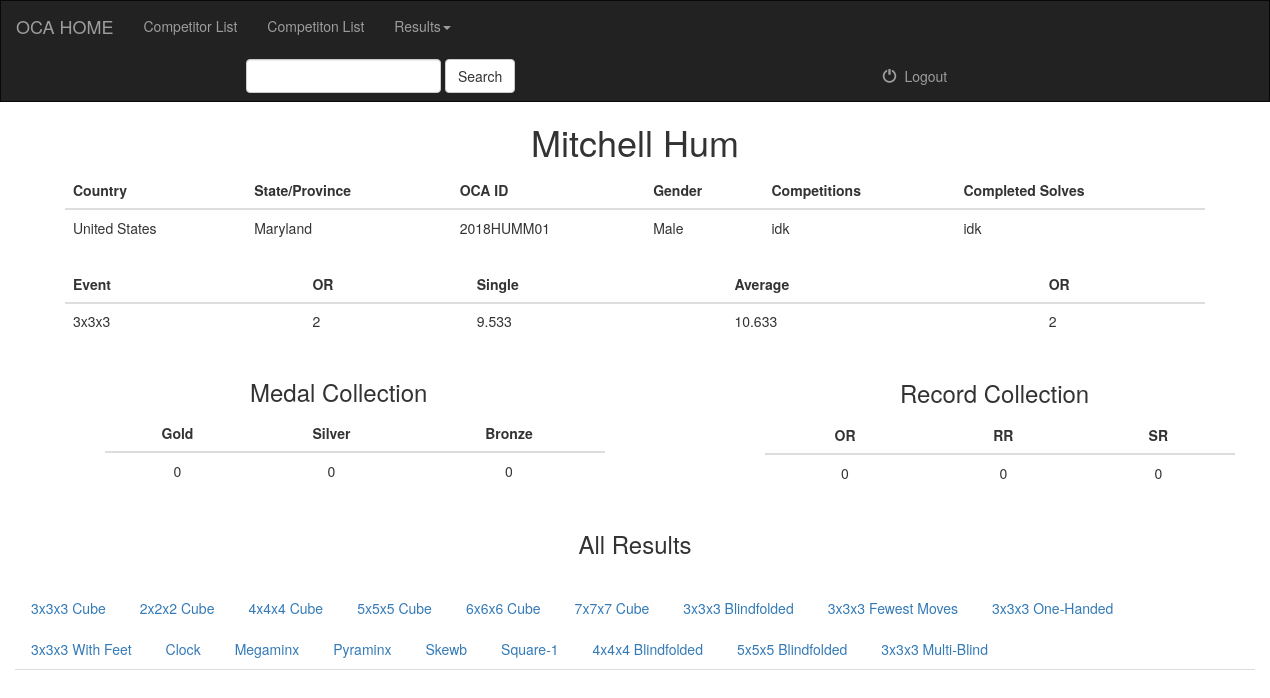
/complist/2/, run on the app's committed database.
### complist/models.py (models this page shows, shortened)
class Comp(models.Model):
    name = models.CharField(max_length=250)
    compid = models.CharField(max_length=12)
    compcountry = models.CharField(max_length=100, default='DEFAULT VALUE')
    compstate = models.CharField(max_length=100, default='DEFAULT VALUE')
    compgender = models.CharField(max_length=10, default='DEFAULT VALUE')
    compcomp = models.CharField(max_length=100000, default='DEFAULT VALUE')
    compsolves = models.CharField(max_length=1000000, default='DEFAULT VALUE')
    GN = models.CharField(max_length=50, default='0')
    SN = models.CharField(max_length=50, default='0')
    BN = models.CharField(max_length=50, default='0')
    ORN = models.CharField(max_length=50, default='0')
    RRN = models.CharField(max_length=50, default='0')
    SRN = models.CharField(max_length=50, default='0')

class Compdetails(models.Model):
    competitor_name = models.ForeignKey(Comp, on_delete=models.CASCADE)
    event_name = models.CharField(max_length=50)
    pb_single = models.CharField(max_length=50, default='')
    pb_average = models.CharField(max_length=50, default='')
    ORA = models.CharField(max_length=50, default='n/a')
    ORS = models.CharField(max_length=50, default='n/a')

### complist/views.py (the view)
# urls.py: path('<int:pk>/', views.DetailView.as_view(), name='compinfo'),
class DetailView(generic.DetailView):
    model = Comp
    template_name = 'complist/detail.html'

### complist/templates/complist/detail.html (shortened to what this page needs)
{% extends 'complist/base.html' %}
{% block body %}
{% load staticfiles %}
<link rel="stylesheet" type="text/css" href="{% static 'complist/detail.css' %}" />
<h1 class="header1"> {{ comp.name }} </h1>
<div class="container">
    <table class="table">
        <thead>
            <tr>
                <th>Country</th>
                <th>State/Province</th>
                <th>OCA ID</th>
                <th>Gender</th>
                <th>Competitions</th>
                <th>Completed Solves</th>
            </tr>
        </thead>
        <tbody>
            <tr>
                <td>{{ comp.compcountry }}</td>
                <td>{{ comp.compstate }}</td>
                <td>{{ comp.compid }}</td>
                <td>{{ comp.compgender }}</td>
                <td>{{ comp.compcomp }}</td>
                <td>{{ comp.compsolves }}</td>
            </tr>
        </tbody>
    </table>
</div>
<div class="container">
    <table class="table">
        <thead>
            <tr>
                <th>Event</th>
                <th>OR</th>
                <th>Single</th>
                <th>Average</th>
                <th>OR</th>
        </thead>
        <tbody>
            {% for event in comp.compdetails_set.all %}
            <tr>
                <td> {{ event.event_name }} </td>
                <td> {{ event.ORS }} </td>
                <td> {{ event.pb_single }} </td>
                <td> {{ event.pb_average }} </td>
                <td> {{ event.ORA }} </td>
            </tr>
            {% endfor %}
        </tbody>
    </table>
</div>
<div>
<h3 class="header2">Medal Collection</h3>
<div class="container" id="c3">
    <table class="table" id="t3">
        <thead>
            <tr>
                <th>Gold</th>
                <th>Silver</th>
                <th>Bronze</th>
            </tr>
        </thead>
        <tbody>
            <tr>
                <td>{{ comp.GN }}</td>
                <td>{{ comp.SN }}</td>
                <td>{{ comp.BN }}</td>
            </tr>
        </tbody>
    </table>
</div>
</div>
<div>
<h3  class="header3">Record Collection</h3>
</div>
<div class="container" id="c4">
    <table class="table" id="t4">
        <thead>
            <tr>
                <th>OR</th>
                <th>RR</th>
                <th>SR</th>
            </tr>
        </thead>
        <tbody>
            <tr>
                <td>{{ comp.ORN }}</td>
                <td>{{ comp.RRN }}</td>
                <td>{{ comp.SRN }}</td>
            </tr>
        </tbody>
    </table>
</div>
<h3 class="header4">All Results</h3>
<div class="col-xs-12 col-sm-12 col-md012 col-lg-12 col-xs-12">
    <br/>
    <ul class="nav nav-tabs">
        <li class="nav-item">
            <a href="#1" class="nav-link" data-toggle="tab">3x3x3 Cube</a>
        </li>
        <li class="nav-item">
            <a href="#2" class="nav-link" data-toggle="tab">2x2x2 Cube</a>
        </li>
        <li class="nav-item">
            <a href="#3" class="nav-link" data-toggle="tab">4x4x4 Cube</a>
        </li>
        <li class="nav-item">
            <a href="#4" class="nav-link" data-toggle="tab">5x5x5 Cube</a>
        </li>
        <li class="nav-item">
            <a href="#5" class="nav-link" data-toggle="tab">6x6x6 Cube</a>
        </li>
        <li class="nav-item">
            <a href="#6" class="nav-link" data-toggle="tab">7x7x7 Cube</a>
        </li>
        <li class="nav-item">
            <a href="#7" class="nav-link" data-toggle="tab">3x3x3 Blindfolded</a>
        </li>
        <li class="nav-item">
            <a href="#8" class="nav-link" data-toggle="tab">3x3x3 Fewest Moves</a>
        </li>
        <li class="nav-item">
            <a href="#9" class="nav-link" data-toggle="tab">3x3x3 One-Handed</a>
        </li>
        <li class="nav-item">
            <a href="#10" class="nav-link" data-toggle="tab">3x3x3 With Feet</a>
        </li>
        <li class="nav-item">
            <a href="#11" class="nav-link" data-toggle="tab">Clock</a>
        </li>
        <li class="nav-item">
            <a href="#12" class="nav-link" data-toggle="tab">Megaminx</a>
        </li>
        <li class="nav-item">
            <a href="#13" class="nav-link" data-toggle="tab">Pyraminx</a>
        </li>
        <li class="nav-item">
            <a href="#14" class="nav-link" data-toggle="tab">Skewb</a>
        </li>
        <li class="nav-item">
            <a href="#15" class="nav-link" data-toggle="tab">Square-1</a>
        </li>
        <li class="nav-item">
            <a href="#16" class="nav-link" data-toggle="tab">4x4x4 Blindfolded</a>
        </li>
        <li class="nav-item">
            <a href="#17" class="nav-link" data-toggle="tab">5x5x5 Blindfolded</a>
        </li>
        <li class="nav-item">
            <a href="#18" class="nav-link" data-toggle="tab">3x3x3 Multi-Blind</a>
        </li>
    </ul>
</div>
{% endblock %}

### complist/static/complist/detail.css (style rules this page uses)
.header1 { text-align: center; }
.header2 { margin-left: 250px; }
#c3 { margin-left: 90px; }
#t3 { width: 500px; }
#t3 thead tr th { text-align: center; }
#t3 tbody tr td { text-align: center; }
.header3 { margin-left: 900px; margin-top: -129px; }
#c4 { margin-left: 750px; width: 500px; }
#t4 { width: 500px; }
#t4 thead tr th { text-align: center; }
#t4 tbody tr td { text-align: center; }
.header4 { text-align: center; }

### data on the page
Comp: name "Mitchell Hum", compcountry "United States", compstate "Maryland", compid "2018HUMM01", compgender "Male", compcomp "idk", compsolves "idk", GN "0", SN "0", BN "0", ORN "0", RRN "0", SRN "0"
Compdetails: event_name "3x3x3", ORS "2", pb_single "9.533", pb_average "10.633", ORA "2"
